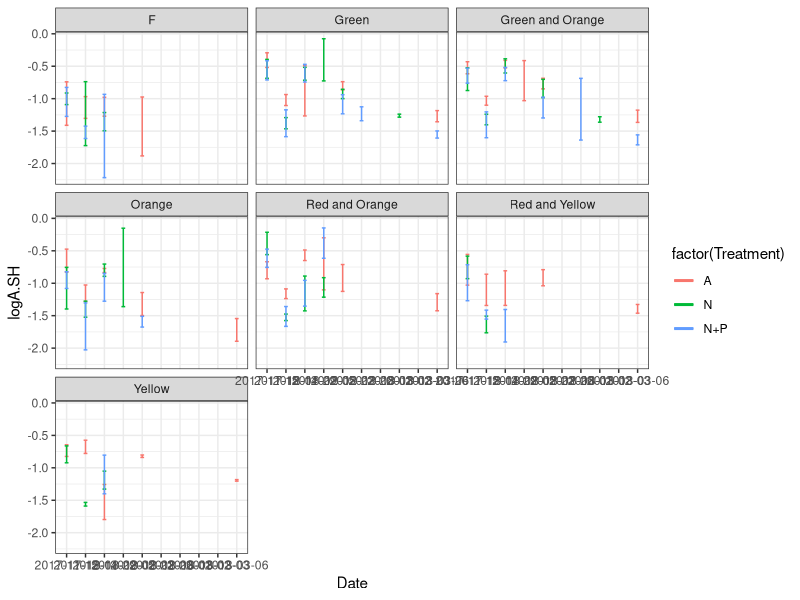
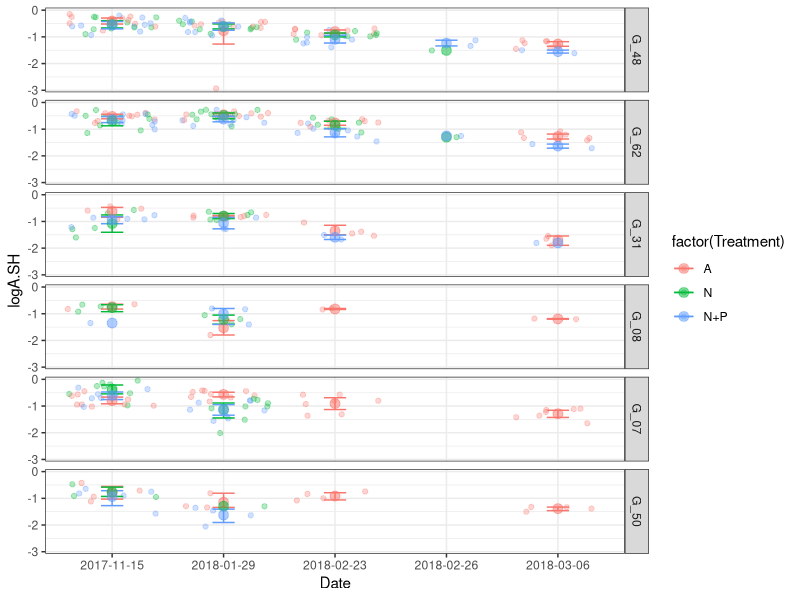
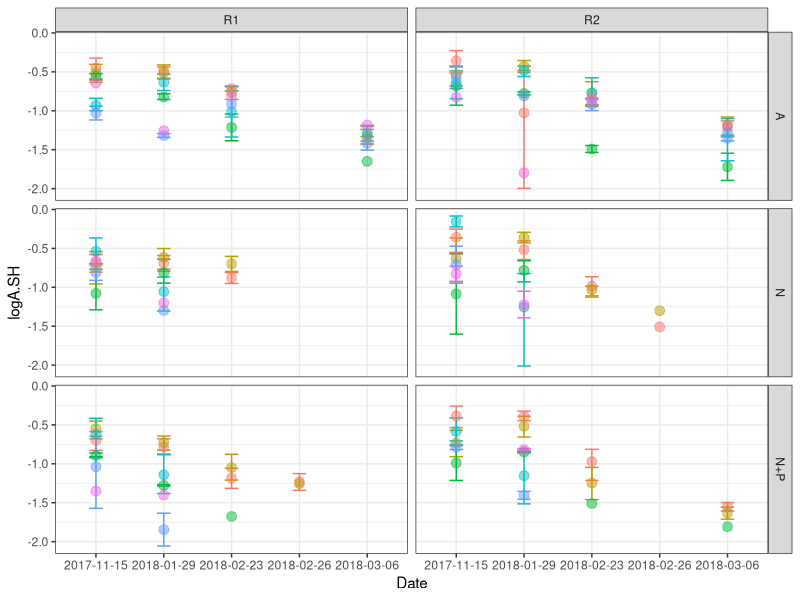
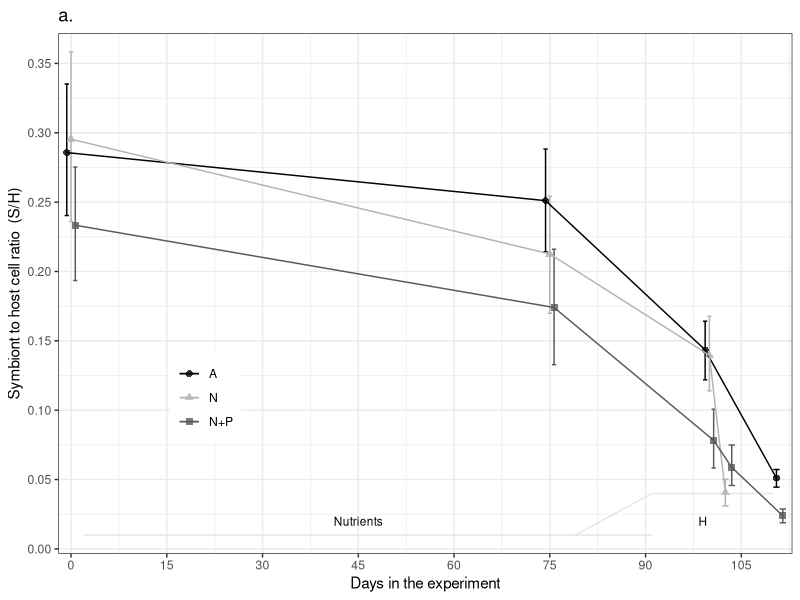
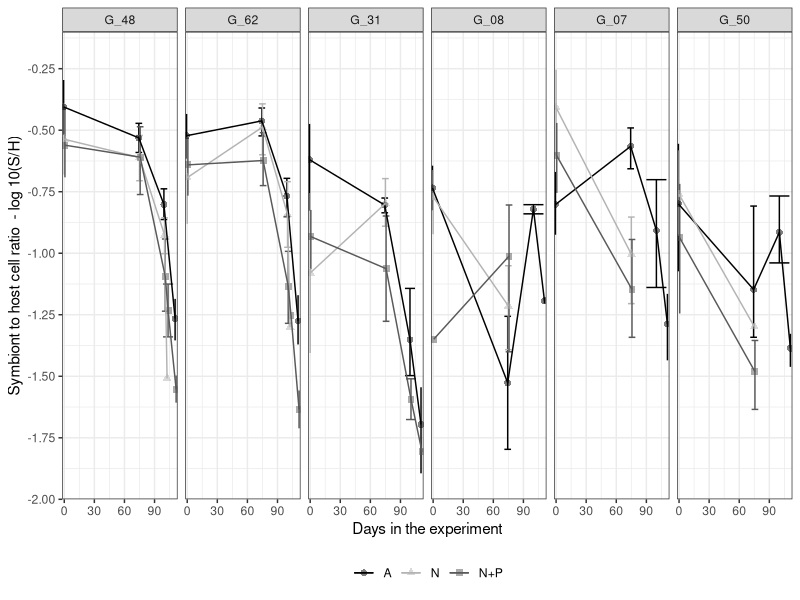

Write R code to recreate these figures, in order. (Note: this script raises an error after producing the figures.)
## ---- chunk 1
knitr::opts_chunk$set(echo = TRUE, warning=FALSE, message=FALSE)
## ---- chunk 2

# Get all libraries and sources required to run the script
        library(plyr)
        library(dplyr)
        library(reshape2)
        library(ggplot2)
        library(ggthemes)
        library(lme4)
        library(lmerTest)
        library(emmeans)
        library(scales)
        library(skimr)

# Default ggplot settings
Fill.colour<-scale_colour_manual(values = c("black", "gray70", "gray35"))

    ggthe_bw<-theme(plot.background=element_blank(),
          panel.grid.major.y = element_blank(),
          panel.grid.major.x = element_blank(),
          panel.grid.minor.x = element_blank(),
          panel.grid.minor.y = element_blank(),
          legend.box.background = element_rect(),
          panel.background =element_rect(fill = NA, color = "black")
          )+
    theme_bw()
## ---- chunk 3

# Import S/H cell ratio data
qPCR.variables<-read.csv("Outputs/Acer_SH_cell_ratio.csv")

# Variable types 
str(qPCR.variables)
  qPCR.variables$Colony<-as.factor(qPCR.variables$Genotype)
  qPCR.variables$DaysF<-as.factor(qPCR.variables$Days)

  summary(qPCR.variables)
  #skim(qPCR.variables)

## ---- chunk 4
logSHTreatment <- ggplot(qPCR.variables, aes(Date, logA.SH, colour=factor(Treatment))) +
       # geom_jitter(aes(colour=factor(Treatment))) +
       stat_summary(fun.data = "mean_cl_boot",geom = "errorbar", width = 0.2)+
       stat_summary(fun.y=mean, geom="line", size =1) +
       theme_bw() 
logSHTreatment + facet_wrap(~Genotype)

# Removing weird points (whole fragment samples, between bleaching) and colonies not used (F)
    qPCR.variables_2<-subset(qPCR.variables, Date!="2018-02-05")
    qPCR.variables_2<-subset(qPCR.variables_2, Date!="2017-12-14")
    qPCR.variables_2<-subset(qPCR.variables_2, Date!="2018-03-01")
    qPCR.variables_2<-subset(qPCR.variables_2, Date!="2018-03-02")
    qPCR.variables_2<-subset(qPCR.variables_2, Date!="2018-03-03")
    qPCR.variables_2<-subset(qPCR.variables_2, Colony!="F")
    #qPCR.variables_2<-subset(qPCR.variables_2, Colony!="Yellow")
    
## Genotype information
    MOTE<-read.csv("Genotype_Info.csv", header = TRUE)
    qPCR.variables_2<-merge(qPCR.variables_2, MOTE, 
                            by="Genotype", all.x=TRUE)
    
    qPCR.variables_2$MoteGen<-factor(as.character(
      qPCR.variables_2$MoteGen), 
                             levels=c("G_48", "G_62","G_31", 
                                      "G_08","G_07", "G_50"))  # D dominance order
    

logSH_Colony<- ggplot(qPCR.variables_2, aes (Date, logA.SH, colour=factor(Treatment))) +
  geom_jitter(alpha=0.3)+
  stat_summary(fun.data = "mean_cl_boot",geom = "errorbar", width = 0.2 )+
  stat_summary(fun.y=mean, geom="point", size =3, alpha=0.5) +
  stat_summary(fun.y=mean, geom="line") +   theme_bw()
logSH_Colony + facet_grid (MoteGen~.)

logSH_Colony<- ggplot(qPCR.variables_2, aes (Date, logA.SH, colour=factor(Colony))) +
  stat_summary(fun.data = "mean_cl_boot",geom = "errorbar", width = 0.2 )+
  stat_summary(fun.y=mean, geom="point", size =3, alpha=0.5) +
  stat_summary(fun.y=mean, geom="line") +   theme_bw()
logSH_Colony + facet_grid (Treatment~Replicate) +
  theme(legend.position = "none")
## ---- chunk 5
SH.0<-subset(qPCR.variables_2, Days<2)
SH.C<-subset(qPCR.variables_2, Days<77)
  SH.C<-subset(SH.C, Days>2)
SH.H<-subset(qPCR.variables_2, Days>76)
## ---- chunk 6
 # NOT log 10
Figure4 <- ggplot (qPCR.variables_2, aes(Days, A.Acer, colour=Treatment,
                                          shape=Treatment)) + 
    ggthe_bw + Fill.colour+ ggtitle("a.")+
    theme(legend.position=c(0.2, 0.3),
        legend.title = element_blank()) +
       #geom_jitter(aes(colour=factor(Replicate))) +
     
        
      annotate("segment", x = 2, xend = 91, y = 0.01, yend = 0.01,
                  colour = "gray90", linetype=1)+
      annotate("segment", x = 79, xend = 91, y = 0.01, yend = 0.04,
                  colour = "gray90", linetype=1)+
      annotate("segment", x = 91, xend = 110, y = 0.04, yend = 0.04,
                  colour = "gray90", linetype=1)+
      annotate("text", x = 45, y = 0.02, label = "Nutrients", size=3)+
      annotate("text", x = 99, y = 0.02, label = "H", size=3)+
  
    scale_y_continuous(breaks = seq(0, 0.4, 0.05),
                       #limits = c(0,0.5),
                       expand = c(0.01,0.01),
                   name=("Symbiont to host cell ratio  (S/H)")) +
    scale_x_continuous(name="Days in the experiment",
                         limits = c(-2,113),
                         breaks = seq(0, 110, 15),  
                         expand = c(0, 0)) +
    stat_summary(fun.data = "mean_cl_boot",geom = "errorbar", 
                    position = position_dodge(width = 2), width = 2 )+
    stat_summary(fun.y=mean, geom="point", size =2, alpha=0.8, 
                   position = position_dodge(width = 2)) +
    stat_summary(fun.y=mean, geom="line", 
                    position = position_dodge(width = 2))

Figure4

#ggsave(file="Outputs/Fig_4_SH_Acer.svg", plot=Figure4, width=3.5, height=3)
## ---- chunk 7
Figure4_gen<- ggplot (qPCR.variables_2, aes(Days, logA.SH , colour=Treatment,
                                          shape=Treatment)) + 
    ggthe_bw + Fill.colour+ 
    theme(legend.position="bottom",
       legend.title = element_blank()) +
        
      annotate("segment", x = 2, xend = 91, y = 0.01, yend = 0.01,
                  colour = "gray90", linetype=1)+
      annotate("segment", x = 79, xend = 91, y = 0.01, yend = 0.04,
                  colour = "gray90", linetype=1)+
      annotate("segment", x = 91, xend = 110, y = 0.04, yend = 0.04,
                  colour = "gray90", linetype=1)+
      annotate("text", x = 45, y = 0.02, label = "Nutrients", size=3)+
      annotate("text", x = 99, y = 0.02, label = "H", size=3)+
  
    scale_y_continuous(breaks = seq(-2, -0.1, 0.25),
                       limits = c(-2, -0.1),
                       expand = c(0,0),
                  name=("Symbiont to host cell ratio  - log 10(S/H)")) +
    scale_x_continuous(name="Days in the experiment",
                         limits = c(-2,113),
                         breaks = seq(0, 110, 30),  
                         expand = c(0, 0)) +
    stat_summary(fun.data = "mean_cl_boot", geom = "errorbar", width = 20, 
                    position = position_dodge(width = 2))+
    stat_summary(fun.y=mean, geom="point", size =2, alpha=0.5, 
                   position = position_dodge(width = 2)) +
    stat_summary(fun.y=mean, geom="line", 
                    position = position_dodge(width = 2))+
  facet_grid(~MoteGen)

Figure4_gen
#ggsave(file="Outputs/Fig_S3_SH_Acer_Genotype.svg", plot=Figure4_gen, width=6.1, height=3.5)
## ---- chunk 8
LME_BaseLine<-lmer(logA.SH ~ Treatment + MoteGen + (1|Replicate), 
                     data=SH.0)
     step (LME_BaseLine) #  Treatement is not significant
     anova(LME_BaseLine)         
     ranova(LME_BaseLine) # Replicate is       
     
LME_BaseLine1<-lmer(logA.SH ~ Treatment + MoteGen + (1|Replicate), 
                     data=SH.0)

# Multicomp
    Acer.SH.0.emm<-emmeans(LME_BaseLine1, ~MoteGen)
      #contrast(Acer.SH.0.emm, "tukey")
    Acer.SH.0_groups<-cld(Acer.SH.0.emm, by=NULL) # compact-letter display
    Acer.SH.0_groups
  #write.csv(Acer.SH.0_groups, "Outputs/Multicomp_AcerSH_0.csv", row.names = F)
    
# Effect plot
  plot(emmeans(LME_BaseLine1, ~MoteGen), comparisons = TRUE) +
      coord_flip(xlim = NULL, ylim = NULL, expand = TRUE) + theme_bw()
## ---- chunk 9
LME_Acer.C<-lmer(logA.SH ~ Treatment +
                   (1|Replicate) + (1|MoteGen), 
                     data=SH.C)
     step (LME_Acer.C) #  Treatement is ... almost significant?
     anova(LME_Acer.C)         
     ranova(LME_Acer.C) # Replicate is not       
     
LME_Acer.C1<-lmer(logA.SH ~ Treatment + (1|MoteGen), 
                     data=SH.C)
    anova(LME_Acer.C1)         
    ranova(LME_Acer.C1)

# Multicomp
    Acer.SH.C.emm<-emmeans(LME_Acer.C1, ~Treatment)
      #contrast(Acer.SH.0.emm, "tukey")
    Acer.SH.C_groups<-cld(Acer.SH.C.emm, by=NULL) # compact-letter display
    Acer.SH.C_groups
  #write.csv(Acer.SH.C_groups, "Outputs/Multicomp_AcerSH_C.csv", row.names = F)
    
# Effect plot
  plot(emmeans(LME_Acer.C1, ~Treatment), comparisons = TRUE) +
      coord_flip(xlim = NULL, ylim = NULL, expand = TRUE) + theme_bw()
## ---- chunk 10
LME_Acer.H<-lmer(logA.SH ~ Treatment * DaysF +
                   (1|Replicate) + (1|MoteGen), 
                     data=SH.H)
     step (LME_Acer.H) #  Treatement is ... almost significant?
     anova(LME_Acer.H)         
     ranova(LME_Acer.H) # Replicate is not       
     
LME_Acer.H<-lmer(logA.SH ~ Treatment * DaysF + (1|MoteGen), 
                     data=SH.H)
    step (LME_Acer.H)
    anova(LME_Acer.H)         
    ranova(LME_Acer.H)

# Multicomp
  Acer.SH.H.emm<-emmeans(LME_Acer.H, ~Treatment* DaysF)
      #contrast(Acer.SH.0.emm, "tukey")
    Acer.SH.H_groups<-cld(Acer.SH.H.emm, by=NULL) # compact-letter display
    Acer.SH.H_groups<-Acer.SH.H_groups[order(
        Acer.SH.H_groups$DaysF,
        Acer.SH.H_groups$Treatment),]
    Acer.SH.H_groups
  #write.csv(Acer.SH.H_groups, "Outputs/Multicomp_AcerSH_H.csv", row.names = F)
    
# Effect plot
  #plot(emmeans(LME_Acer.H, ~Treatment|DaysF), comparisons = TRUE) +
   #   coord_flip(xlim = NULL, ylim = NULL, expand = TRUE) + theme_bw()
## ---- chunk 11
LM_Acer.qpCR<-lmer (logA.SH ~ Treatment * DaysF +
                  (1|Replicate) + (1|Fragment/MoteGen), data= qPCR.variables_2)
step(LM_Acer.qpCR)
anova(LM_Acer.qpCR)
ranova(LM_Acer.qpCR)

LM_Acer.qPCR2<-lmer(logA.SH ~Treatment * DaysF + (1|MoteGen),
                      data= qPCR.variables_2)
step(LM_Acer.qPCR2)
anova(LM_Acer.qPCR2)

# Multicomp
Acer.SH.emm<-emmeans(LM_Acer.qPCR2, ~Treatment * DaysF)
      #contrast(Acer.SH.emm, "tukey")
      #pairs(Acer.SH.emm) # same than contrast(Acer.YII.emm, "tukey")
    Acer.SH_groups<-cld(Acer.SH.emm, by=NULL) # compact-letter display
    Acer.SH_groups<-Acer.SH_groups[order(Acer.SH_groups$Day, Acer.SH_groups$Treatment), ]
    Acer.SH_groups
#write.csv(Acer.SH_groups, "Outputs/Multicomp_AcerSH.csv", row.names = F)
      
      
# Effect plot options
emmip(LM_Acer.qPCR2, ~DaysF|Treatment, 
      CIs = TRUE, aes(Colony=factor(Treatment))) + theme_bw() # interaction plot of predictions


## ---- chunk 12
LM_Acer.qpCR<-lmer (logA.SH ~ Treatment * MoteGen * DaysF +
                  (1|Replicate) + (1|Fragment), data= qPCR.variables_2)
step(LM_Acer.qpCR)
anova(LM_Acer.qpCR)
ranova(LM_Acer.qpCR)

LM_Acer.qPCR2<-lm(logA.SH ~Treatment * MoteGen * DaysF,
                      data= qPCR.variables_2)
step(LM_Acer.qPCR2)
anova(LM_Acer.qPCR2)

# Multicomp
Acer.SH.emm<-emmeans(LM_Acer.qPCR2, ~Treatment + DaysF)
      #contrast(Acer.SH.emm, "tukey")
      #pairs(Acer.SH.emm) # same than contrast(Acer.YII.emm, "tukey")
    Acer.SH_groups<-cld(Acer.SH.emm, by=NULL) # compact-letter display
    Acer.SH_groups<-Acer.SH_groups[order(Acer.SH_groups$Day, Acer.SH_groups$Treatment), ]
    Acer.SH_groups
#write.csv(Acer.SH_groups, "Outputs/Multicomp_AcerSH.csv", row.names = F)
      
      
# Effect plot options
emmip(LM_Acer.qPCR2, ~DaysF|Treatment|MoteGen, CIs = TRUE,  aes(colour=factor(Treatment))) + theme_bw() + facet_grid(MoteGen~Treatment)

## ---- chunk 13
# Creates bibliography 
#knitr::write_bib(c(.packages()), "packages.bib")
